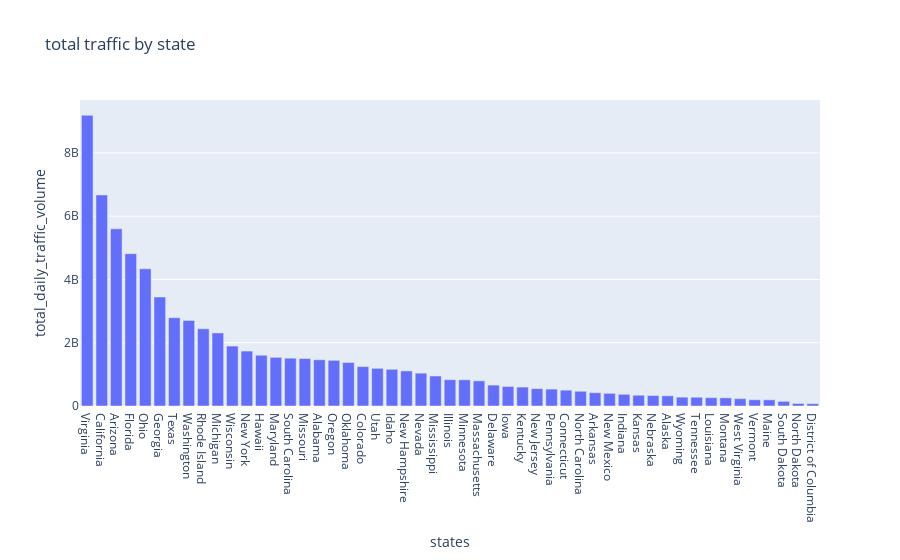

The cell this chart's notebook holds for it:
### Markdown cell above
A quick check showed that the state codes and state names are correct. Now let's see which state has the most traffic.

### Code cell
state_fig = px.bar(traffic_by_fips_state_code, x="states", y="total_daily_traffic_volume", 
              title='total traffic by state')
state_fig.update_layout(xaxis={'categoryorder':'total descending'})

state_fig.show()

### Figure 1 — Plotly figure (JSON) as saved in the notebook; plotly's stock layout.template omitted (floating-point values rounded to 4 significant figures)
{"data": [{"alignmentgroup": "True", "hovertemplate": "states=%{x}<br>total_daily_traffic_volume=%{y}<extra></extra>", "legendgroup": "", "marker": {"color": "#636efa"}, "name": "", "offsetgroup": "", "orientation": "v", "showlegend": false, "textposition": "auto", "type": "bar", "x": ["Alabama", "Alaska", "Arizona", "Arkansas", "California", "Colorado", "Connecticut", "Delaware", "District of Columbia", "Florida", "Georgia", "Hawaii", "Idaho", "Illinois", "Indiana", "Iowa", "Kansas", "Kentucky", "Louisiana", "Maine", "Maryland", "Massachusetts", "Michigan", "Minnesota", "Mississippi", "Missouri", "Montana", "Nebraska", "Nevada", "New Hampshire", "New Jersey", "New Mexico", "New York", "North Carolina", "North Dakota", "Ohio", "Oklahoma", "Oregon", "Pennsylvania", "Rhode Island", "South Carolina", "South Dakota", "Tennessee", "Texas", "Utah", "Vermont", "Virginia", "Washington", "West Virginia", "Wisconsin", "Wyoming"], "xaxis": "x", "y": [1461509905, 322181809, 5600393206, 420285174, 6670234797, 1245520433, 500809888, 660867102, 75305294, 4813219484, 3444426745, 1605037822, 1160025440, 832520319, 369706953, 617781691, 340832204, 597736449, 263211358, 195938846, 1538145665, 796050072, 2309091020, 828945069, 949150660, 1500201462, 258660369, 329863440, 1037775345, 1109276856, 549456912, 400169458, 1736817034, 466053858, 80318777, 4337061798, 1374521621, 1443103445, 534077560, 2441569023, 1511178572, 147975897, 276729299, 2791691757, 1191135280, 197420518, 9188695491, 2705267041, 230989155, 1894597885, 279254443], "yaxis": "y"}], "layout": {"barmode": "relative", "legend": {"tracegroupgap": 0}, "title": {"text": "total traffic by state"}, "xaxis": {"anchor": "y", "categoryorder": "total descending", "domain": [0, 1], "title": {"text": "states"}}, "yaxis": {"anchor": "x", "domain": [0, 1], "title": {"text": "total_daily_traffic_volume"}}}}
